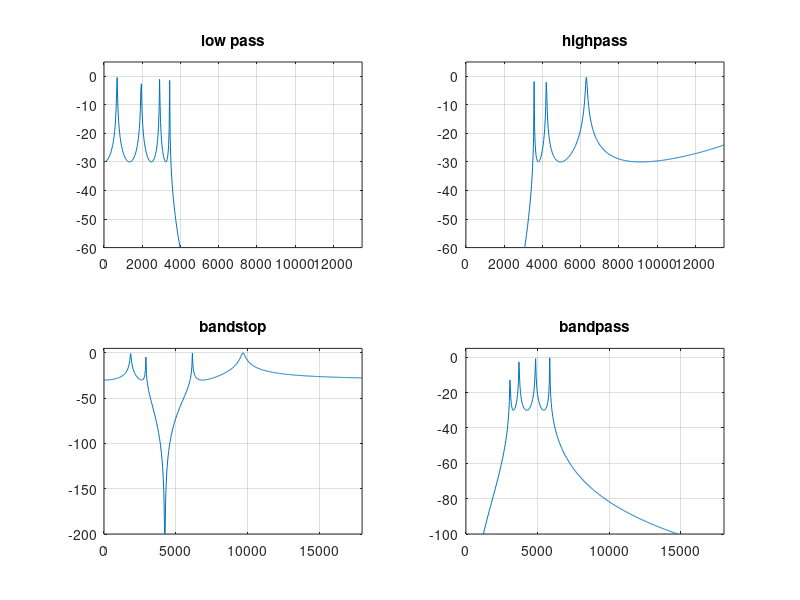

The MATLAB source for this figure:
%chebychev

fp = 3500;fs = 4500;

wp = 2*pi*fp;ws = 2*pi*fs;

[n,wn] = cheb1ord(wp,ws,0.5,30,'s');
[b,a] = cheby1(n,30,wn,'s');
wa = 0:(3*ws)/511:3*ws;
h = freqs(b,a,wa);
subplot(2,2,1);
plot(wa/(2*pi),20*log10(abs(h)));grid
title('low pass');
axis([0 3*fs -60 5]);


%highpass

fp = 3500;fs = 4500;

wp = 2*pi*fp;ws = 2*pi*fs;

[n,wn] = cheb1ord(wp,ws,0.5,30,'s');
[b,a] = cheby1(n,30,wn,'high','s');
wa = 0:(3*ws)/511:3*ws;
h = freqs(b,a,wa);
subplot(2,2,2);
plot(wa/(2*pi),20*log10(abs(h)));grid
title('highpass');
axis([0 3*fs -60 5]);

%bandpass

fp = 3000;fs = 6000;

wp = 2*pi*fp;ws = 2*pi*fs;

[wn] = [wp,ws];

[n] = cheb1ord(wp,ws,0.5,30,'s');
[b,a] = cheby1(n,30,wn,'stop','s');
wa = 0:(3*ws)/511:3*ws;
h = freqs(b,a,wa);
subplot(2,2,3);
plot(wa/(2*pi),20*log10(abs(h)));grid
title('bandstop');
axis([0 3*fs -200 5]);


%bandpass
fp = 3000;fs = 6000;

wp = 2*pi*fp;ws = 2*pi*fs;

[wn] = [wp,ws];

[n] = cheb1ord(wp,ws,0.5,30,'s');
[b,a] = cheby1(n,30,wn,'s');
wa = 0:(3*ws)/511:3*ws;
h = freqs(b,a,wa);
subplot(2,2,4);
plot(wa/(2*pi),20*log10(abs(h)));grid
title('bandpass');
axis([0 3*fs -100 5]);






